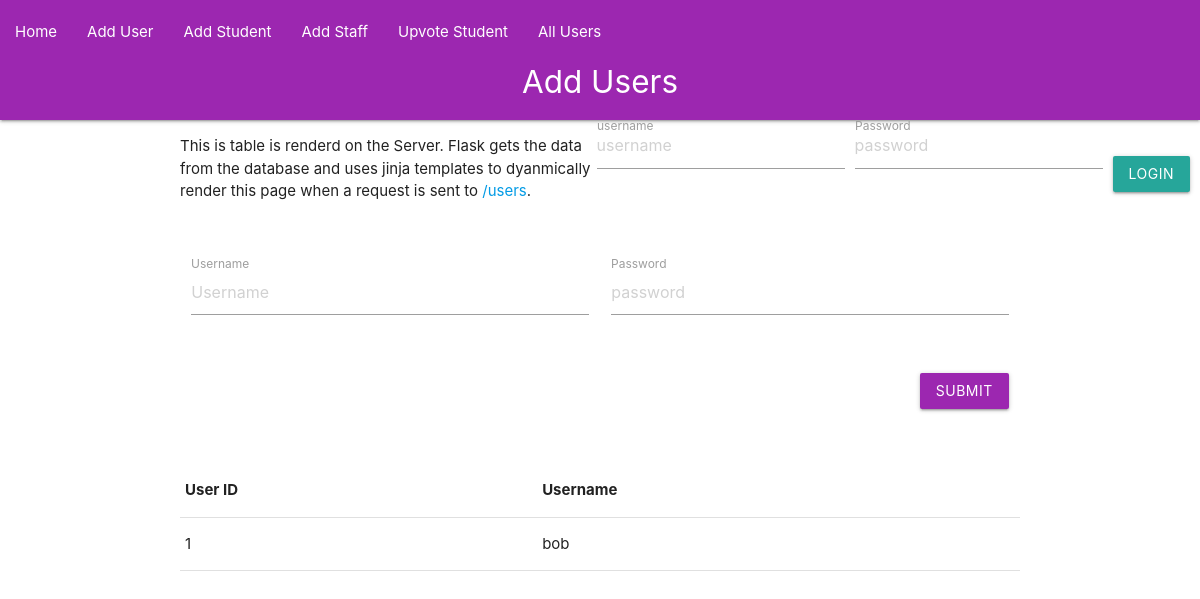
/users, run on an earlier commit of the app's database.
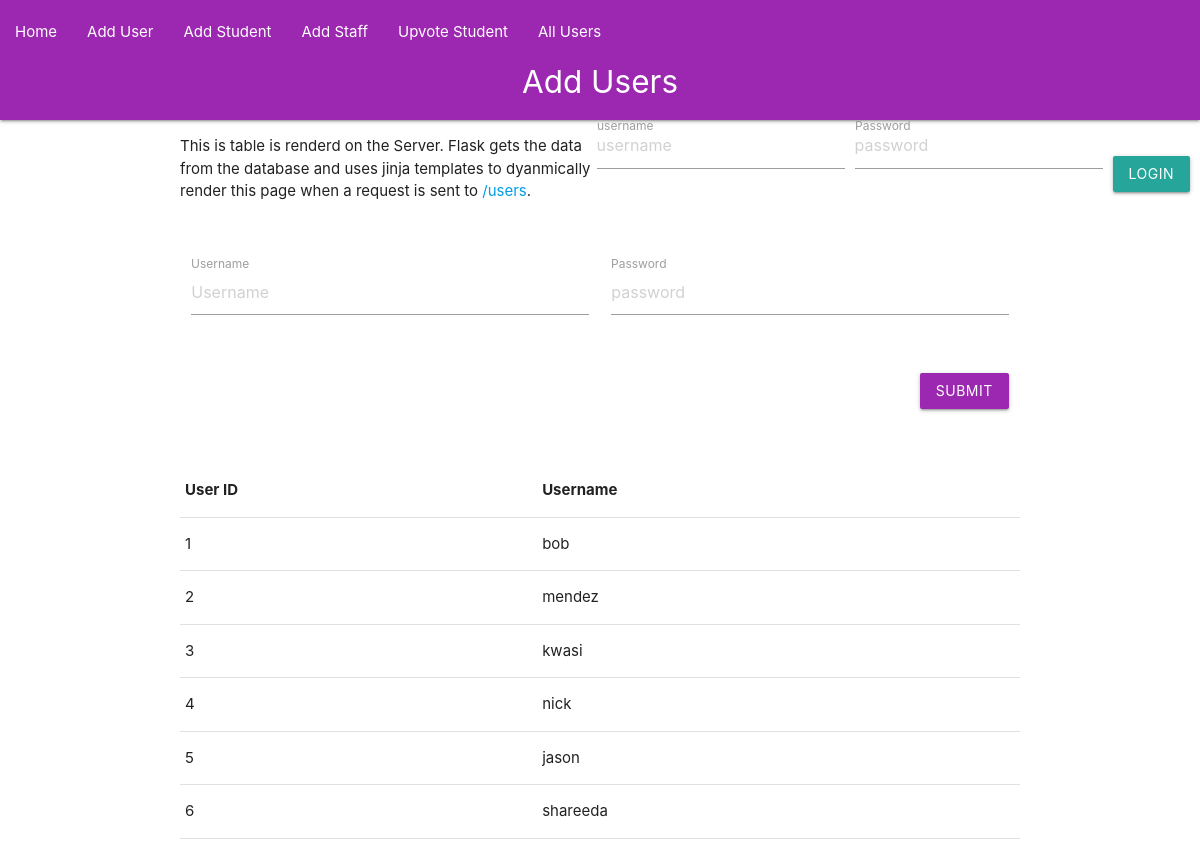
And on a later commit of the database.
### App/models/user.py (models this page shows, shortened)
class User(db.Model, UserMixin):
    __tablename__ = "user"
    id = db.Column(db.Integer, primary_key=True)
    username =  db.Column(db.String, nullable=False, unique=True)
    password = db.Column(db.String(120), nullable=False)
    user_type = db.Column(db.String(50))
    __mapper_args__ = {
        'polymorphic_identity': 'user',
        'polymorphic_on': user_type
    }

### App/models/student.py (models this page shows, shortened)
class Student(User):
    __tablename__ = "student"
    id = db.Column(db.Integer, db.ForeignKey('user.id'), primary_key=True)
    username =  db.Column(db.String, nullable=False, unique=True)
    email = db.Column(db.String(120), nullable=False)
    num_upvotes = db.Column(db.Integer, default=0)
    __mapper_args__ = {
        'polymorphic_identity': 'student',
    }

### App/models/staff.py (models this page shows, shortened)
class Staff(User):
    __tablename__ = "staff"
    id = db.Column(db.Integer, db.ForeignKey('user.id'), primary_key=True)
    username =  db.Column(db.String, nullable=False, unique=True)
    email = db.Column(db.String(120), nullable=False)
    upvotes_made = db.Column(db.Integer, default=0)
    __mapper_args__ = {
        'polymorphic_identity': 'staff'
    }

### App/views/user.py (the view)
@user_views.route('/users', methods=['GET'])
def get_user_page():
    users = get_all_users()
    return render_template('users.html', users=users)

### App/controllers/auth.py (called while the page is built)
def add_auth_context(app):
    @app.context_processor
    def inject_user():
        try:
            verify_jwt_in_request()
            username = get_jwt_identity()  # Now it correctly retrieves the username
            current_user = User.query.filter_by(username=username).one_or_none()
            is_authenticated = current_user is not None
        except Exception as e:
            print(e)
            is_authenticated = False
            current_user = None
        return dict(is_authenticated=is_authenticated, current_user=current_user)

### App/controllers/user.py (called while the page is built)
def get_all_users():
    return User.query.all()

### App/templates/users.html (shortened to what this page needs)
{% extends "layout.html" %}
{% block page %}Add Users{% endblock %}
{% block content %}
    <div class="row">
        <p>
            This is table is renderd on the Server. Flask gets the data from the database and uses jinja templates to dyanmically render this page when a request is sent to <a href="/users">/users</a>.
        </p>
    </div>
    <div class="row">
      <form class="col s12" method="POST" action="/users">
        <div class="row">
          <div class="input-field col s6">
            <input placeholder="Username" name="username" type="text" class="validate">
            <label for="username">Username</label>
          </div>
          <div class="input-field col s6">
            <input placeholder="password" name="password" type="password" class="validate">
            <label for="password">Password</label>
          </div>
        </div>
        <div class="row">
          <div class="input-field col s12">
            <button class="btn waves-effect waves-light right purple" type="submit" name="action">Submit</button>
          </div>
        </div>
      </form>
    </div>
    <div class="row">
      <table>
        <thead>
          <tr>
            <th>User ID</th><th>Username</th>
          </tr>
        </thead>
        <tbody>
          {% for user in users %}
            <tr>
                <td>{{user.id}}</td>
                <td>{{user.username}}</td>
            </tr>
          {% endfor %}
      </table>
    </div>
{% endblock %}

### App/templates/layout.html (shortened to what this page needs)
<!doctype html>
<html>
  <head>
    <link rel="stylesheet" href="{{ url_for('static', filename='style.css') }}">
    <link rel="stylesheet" href="https://cdnjs.cloudflare.com/ajax/libs/materialize/1.0.0/css/materialize.min.css">
  </head>
  <body>
    <nav class="purple" style="height: 120px;">
      <div class="nav-wrapper">
        <a href="#!" class="brand-logo center" style="padding-top: 50px;">{% block page %}{% endblock %}</a>
        <div class="nav-wrapper">
            <ul id="nav-mobile" class="left" style="padding-bottom: 50px;">
                <li><a href="/">Home</a></li>
                <li><a href="/users">Add User</a></li>
                <li><a href="/students">Add Student</a></li>
                <li><a href="/staff">Add Staff</a></li>
                <li><a href="/upvotes">Upvote Student</a></li>
                <li><a href="/static/users">All Users</a></li>
            </ul>
            {% if is_authenticated %}
            <ul id="nav-mobile" class="right">
              <li><a href="/logout">Logout</a></li>
            </ul>
            {% else %}
            <form class="right navbar-form" method="POST" action="/login" style="display: flex; flex-wrap: nowrap; align-items: center; margin-right: 10px;">
                <div class="input-field" style="margin-right: 10px;">
                    <input placeholder="username" value="" name="username" type="text" class="validate" required>
                    <label for="username">username</label>
                </div>
                <div class="input-field" style="margin-right: 10px;">
                    <input placeholder="password"value="" name="password" type="password" class="validate" required>
                    <label for="password">Password</label>
                </div>
                <button type="submit" class="btn waves-effect waves-light">Login</button>
            </form>
            {% endif %}
        </div>
      </div>
    </nav>
    <div class="container" id="content">{% block content %}{% endblock %}</div>
  </body>
</html>

What changed in the data, as far as the page shows it:
added User: id "2", username "mendez"
added User: id "3", username "kwasi"
added Student: id "4", username "nick"
added Student: id "5", username "jason"
added Staff: id "6", username "shareeda"
